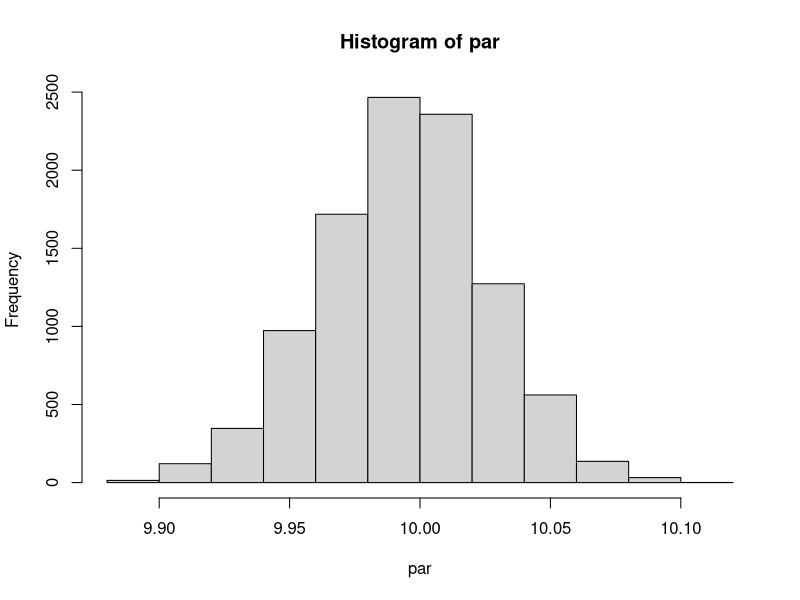

The R source for this figure: (Note: a time limit stopped this script after it produced the figure.)
y = rgamma(1000,5,1)
library(MASS)
true = fitdistr(y, "gamma", start=list(shape=1))$estimate

y = rpois(10000,10)
true = fitdistr(y, "Poisson")$estimate

# learn shape
log_post = function(param,data){
  # sum(dgamma(y,param,1,log = T))
  sum(dpois(y,param,log=T))
}

prop.sd.log = .01
nsamp = 10000
par = numeric(nsamp)
cur = 10
accept = numeric(nsamp)
for(i in 1:nsamp){
  
  prop = exp(rnorm(1,log(cur),prop.sd.log))
  
  acc = log_post(prop) - log_post(cur)
  if(log(runif(1))<acc){
    par[i] = prop 
    cur = prop
    accept[i] = 1
  } else{
    par[i] = cur
  }
}
mean(accept)
hist(par)
mean(par) # BIASED
true

log_post_jac = function(param){
  # sum(dgamma(y,param,1,log = T)) - log(param)
  sum(dpois(y,param,log = T)) - log(param)
}

prop.sd.log = .01
nsamp = 10000
par = numeric(nsamp)
cur = 10
accept = numeric(nsamp)
for(i in 1:nsamp){
  
  prop = exp(rnorm(1,log(cur),prop.sd.log))
  
  acc = log_post_jac(prop) - log_post_jac(cur)
  if(log(runif(1))<acc){
    par[i] = prop 
    cur = prop
    accept[i] = 1
  } else{
    par[i] = cur
  }
}
# hist(par)
mean(par) # BIASED
